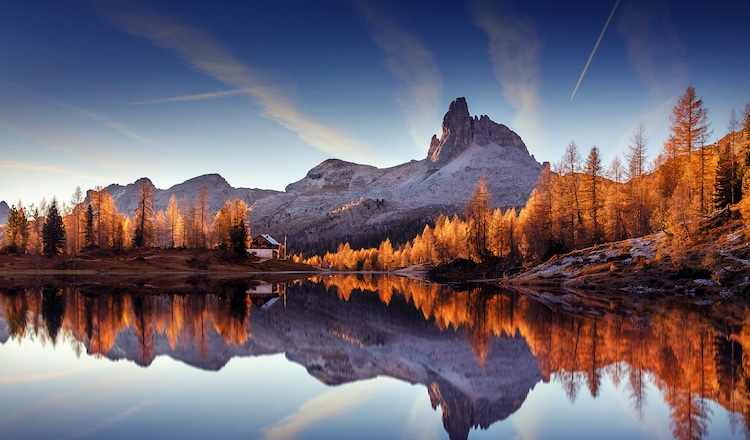
#> input picture Clustring/nature.jpg, 750 x 440 px
$ jupyter execute image-segmentation_widget.ipynb
#> lines starting #> are read from the running program, lines starting #| are printed output that depends on the picture
#> the sliders are set to k = 2
###### Réaliser par :
#### ibtissem BOUZIDI 2 DNI 1

<h2> <span style="color:red">Introduction</span></h2>
><B>C</B>lustering is a Machine Learning technique and it can be used also in data mining  that involves the grouping of data points. Given a set of data points, we can use a clustering algorithm to classify each data point into a specific group. In theory, data points that are in the same group should have similar properties and/or features, while data points in different groups should have highly dissimilar properties and/or features. Clustering is a method of unsupervised learning and is a common technique for statistical data analysis used in many fields ( AI,ML,DATA MINING ,...) </br>

<i><B>I</B>n our case Study , we will apply clustering on Images using k-means Algorithm  then we will add a noise to image and reapply k-means Algorithm then filtring noise and use k-mean algorithm on the image After filtring
    <B>l</B>ibraries used : <B><span style="color:#0000C0"> Sklearn and Open Cv </span> </B> </i>

### <span style="color:orange"><strong>Step 1 : </strong></span><i>Application of K-means on  an Image ( Image Segmentation): </i>

[cell 1]
#pip install opencv-python

[cell 2]
from ipywidgets import interact,interactive,fixed,interact_manual
import ipywidgets as widgets
from sklearn.cluster import KMeans
import cv2
import pandas as pd
import numpy as np
import matplotlib.pyplot as plt

[cell 3]
def segmentation(k):
    # read the image
#> called with k = 2
    image = cv2.imread('nature.jpg')
#> image is the input picture: shape (440, 750, 3); mean B, G, R 112.3, 100.9, 110.7
    # convert to RGB
    image = cv2.cvtColor(image, cv2.COLOR_BGR2RGB)
    # reshape the image to a 2D array of pixels and 3 color values (RGB)
    pixel_values = image.reshape((-1, 3))
    # convert to float
    pixel_values = np.float32(pixel_values)
    criteria = (cv2.TERM_CRITERIA_EPS + cv2.TERM_CRITERIA_MAX_ITER, 100, 0.2)
    _, labels, (centers) = cv2.kmeans(pixel_values, k, None, criteria, 10, cv2.KMEANS_RANDOM_CENTERS)
#> centers = [[80.24, 61.57, 74.2], [167.3, 173.8, 183.2]]
    # convert back to 8 bit values
    centers = np.uint8(centers)
#> centers = [[80, 61, 74], [167, 173, 183]]
    segmented_image = centers[labels.flatten()]
    # reshape back to the original image dimension
    segmented_image = segmented_image.reshape(image.shape)
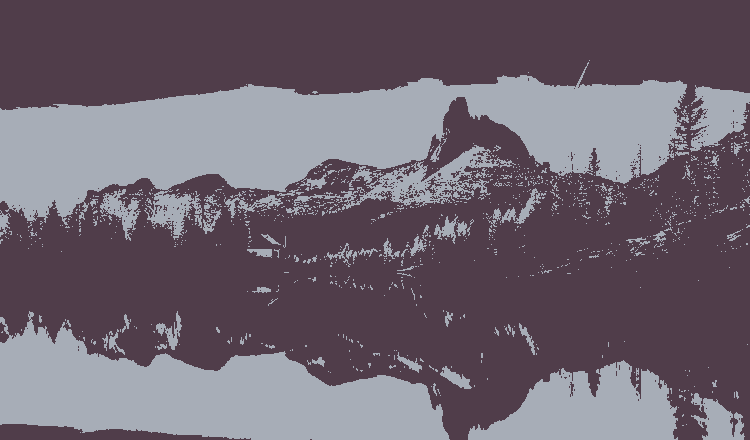
#> segmented_image: shape (440, 750, 3); mean R, G, B 110.5, 100.2, 112.2
    # show the image
    plt.imshow(segmented_image)
    plt.show()

[cell 4]
interact(segmentation,k=widgets.IntSlider(min=2,max=30, step=1, value=2));

### <span style="color:orange"><strong>Step 2 : </strong></span><i>Add Noise to image: </i>

[cell 5]
import skimage.io
import matplotlib.pyplot as plt
img_path="eleph.jpg"
img = skimage.io.imread('nature.jpg')/255.0
#> the sliders are set to mode = gaussian

def noise(mode):
#> called with mode = 'gaussian'
    img_path="eleph.jpg"
    img = skimage.io.imread('nature.jpg')/255.0

    if mode is not None:
        gimg = skimage.util.random_noise(img, mode=mode)
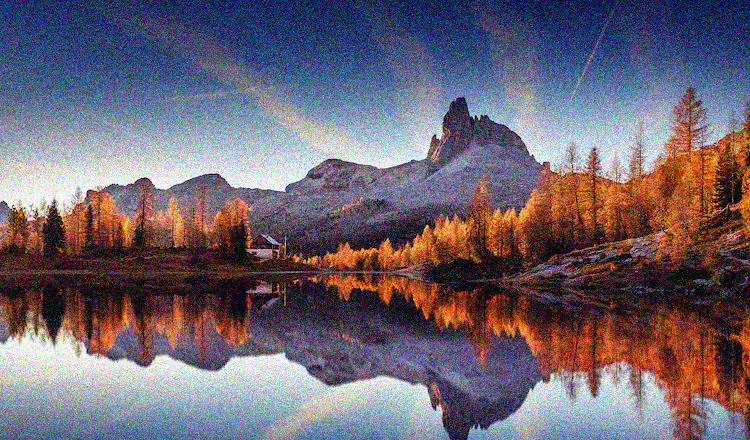
#> gimg: shape (440, 750, 3) float64; mean R, G, B 0.435, 0.397, 0.443
        plt.imshow(gimg)
    else:
        plt.imshow(img)
    plt.title(mode)
    plt.axis("off")

plt.figure(figsize=(18,24))
r=4
c=2
interact(noise,mode=["gaussian","localvar","poisson","salt","pepper","s&p","speckle"])
plt.show()

$ run again, with Clustring/kImage2.PNG saved as Clustring/nature.jpg
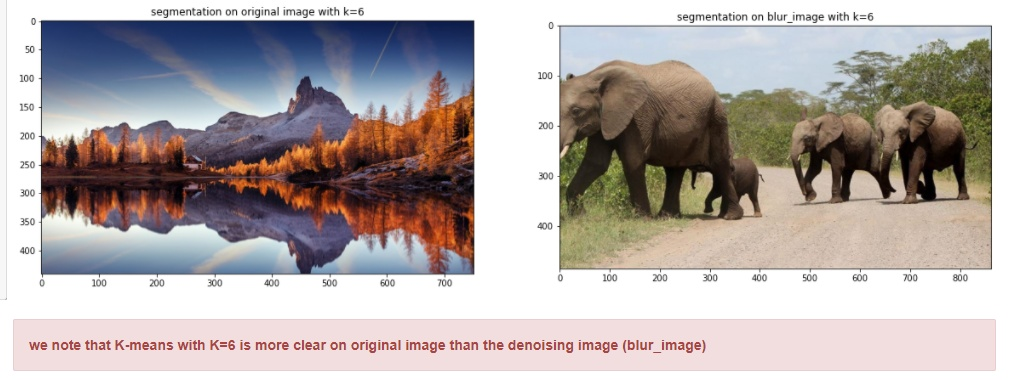
#> input picture Clustring/kImage2.PNG, 1012 x 380 px
#> in segmentation, image is the input picture: shape (380, 1012, 3); mean B, G, R 169.8, 171, 179.3
#> in segmentation, `_, labels, (centers) = cv2.kmeans(pixel_values, k, None, criteria, 10,..`: centers = [[233.9, 229.7, 229], [94.74, 81.06, 78.57]]
#> in segmentation, `centers = np.uint8(centers)`: centers = [[233, 229, 228], [94, 81, 78]]
#> in segmentation, `segmented_image = segmented_image.reshape(image.shape)`:
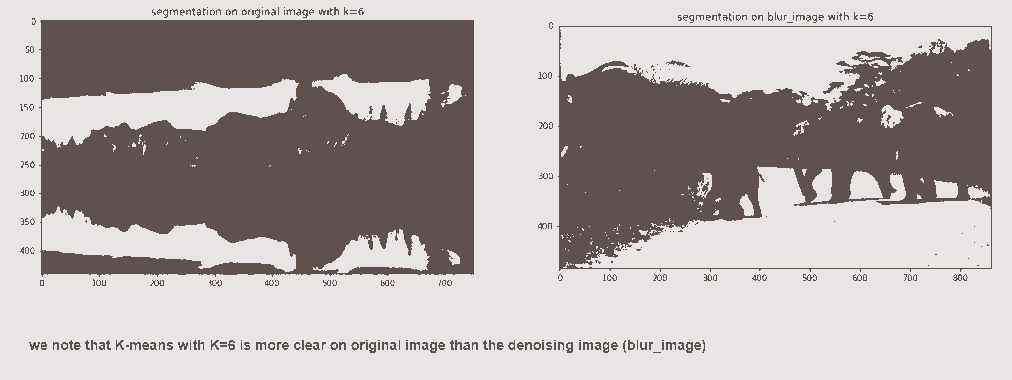
#> segmented_image: shape (380, 1012, 3); mean R, G, B 178.5, 171, 169.2
#> in noise, `gimg = skimage.util.random_noise(img, mode=mode)`:
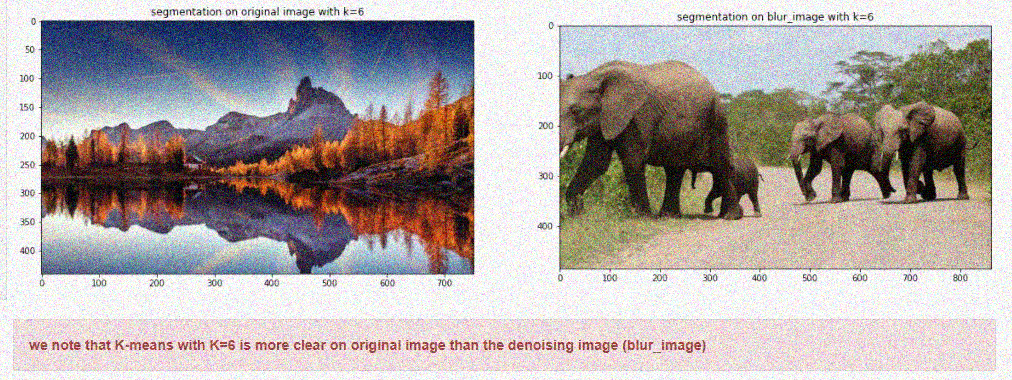
#> gimg: shape (380, 1012, 3) float64; mean R, G, B 0.69, 0.66, 0.655
